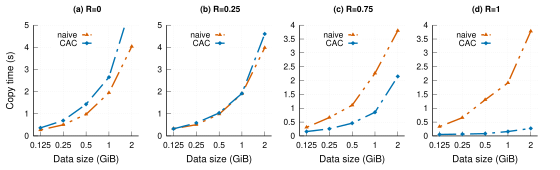

Recreate this plot in gnuplot.
set term postscript size 5.6in,1.7in linewidth 1 color eps enhanced 22
set encoding utf8

set output "copy_synthetic.eps"
set datafile separator ","

#load "styles.inc"

load "common.gnuplot" 
load "linetypes.gnuplot"



## Variables
COEFF = 1000  #how much we multiply values; in this case we are changin seconds to milli seconds

## Set margins
MX=0.0
MY=0.0

## Graph sizes
SX=0.45
SY=0.5


## Common layout (shared by all plots)
set style data histogram
set style histogram clustered gap 0.3

## Multiplot settings

## mp_startx # Left edge of col 0 plot area
## mp_starty          # Top of row 0 plot area
## mp_width            # Total width of plot area
## mp_height         # Total height of plot area
## mp_rowgap         # Gap between plot rows
## mp_colgap          # Gap between plot columns
          

mp_startx=0.06
mp_starty=0.15

mp_height=0.65
mp_rowgap=0.1
mp_colgap=0.05
mp_width=0.9

DATA_SIZE=0.5 # 512MB of data was hashed

eval mpSetup(4,1)

set ytics nomirror
set grid ytics


set ytics font ",12"


eval mpNext
# --- GRAPH a (top left)

set title " (a) R=0" font "Helvetica-bold,12" #offset 0,-0.2
set xlabel "Data size (GiB)" font ",14"
set xtics("0.125" 0, "0.25" 1, "0.5" 2, "1" 3, "2" 4) font ",12"

set style fill solid border -1

set boxwidth 0.18
set xtics offset 0,0.4,0
set ytics offset 0.5,0,0
set xlabel offset 0,1,0

dx=0.19
set offset 0.3, 0.3, 0, 0 #left,right,top,bottom
set key samplen 1 font ",12" at graph 0.6,0.95


set ylabel "Copy time (s)" font ",14"  offset 2,0
set yrange[0:5]

#
# Num of DPUs: 256
# Num of DRM threads: vareies
# Data size: 1GB
#
plot 'data/copy/naive_copy.csv' using ($1):($3) t "naive" with lp ls 6, \
     'data/copy/cac_copy.csv' u ($1):($3) t "CAC" with lp ls 5, \
     

eval mpNext
# --- GRAPH b (top right)
unset label
set title " (b) R=0.25" font "Helvetica-bold,12" #offset 0,-0.2
set xlabel "Data size (GiB)" font ",14"
set xtics("0.125" 0, "0.25" 1, "0.5" 2, "1" 3, "2" 4) font ",12"



#unset key
#set key samplen 1 font ",12" at graph 0.75,0.95
set yrange[0:5]
unset ylabel

#
# Num of DPUs: varies
# Num of DRM threads: 32
# Data size: 1GB
#

plot 'data/copy/naive_copy.csv' using ($1):($4) t "naive" with lp ls 6, \
     'data/copy/cac_copy.csv' u ($1):($4) t "CAC" with lp ls 5, \

eval mpNext
# --- GRAPH b (top right)
unset label

set title " (c) R=0.75" font "Helvetica-bold,12" #offset 0,-0.2
set xlabel "Data size (GiB)" font ",14"
set xtics("0.125" 0, "0.25" 1, "0.5" 2, "1" 3, "2" 4) font ",12"

set yrange[0:4]

#
# Num of DPUs: 256
# Num of DRM threads: 32
# Data size: varies
#
plot 'data/copy/naive_copy.csv' using ($1):($5) t "naive" with lp ls 6, \
     'data/copy/cac_copy.csv' u ($1):($5) t "CAC" with lp ls 5, \
     


eval mpNext
# --- GRAPH b (top right)
unset label
set title " (d) R=1" font "Helvetica-bold,12" #offset 0,-0.2
set xlabel "Data size (GiB)" font ",14"
set xtics("0.125" 0, "0.25" 1, "0.5" 2, "1" 3, "2" 4) font ",12"



#unset key
#set key samplen 1 font ",12" at graph 0.75,0.95
set yrange[0:4]

#
# Num of DPUs: varies
# Num of DRM threads: 32
# Data size: 1GB
#

plot 'data/copy/naive_copy.csv' using ($1):($6) t "naive" with lp ls 6, \
     'data/copy/cac_copy.csv' u ($1):($6) t "CAC" with lp ls 5, \


unset multiplot
### End multiplot

     
!epstopdf "copy_synthetic.eps"
!rm "copy_synthetic.eps"
quit
